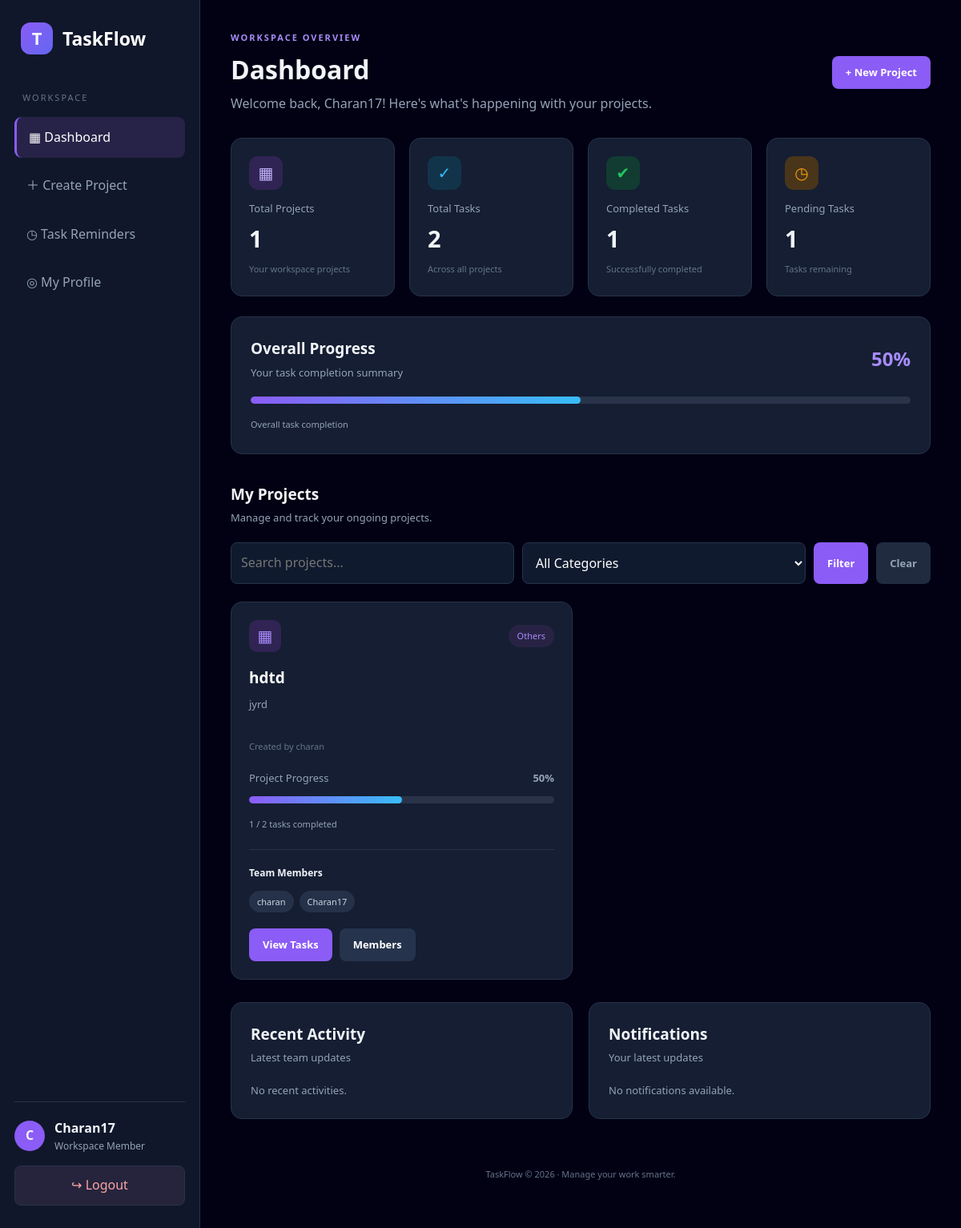
Screenshot of / (signed in) with the database file from the repository.
### core/models.py (models this page shows, shortened)
class Project(models.Model):
    name = models.CharField(max_length=200)
    description = models.TextField()
    created_by = models.ForeignKey(
        User,
        on_delete=models.CASCADE,
        related_name='created_projects'
    )
    members = models.ManyToManyField(
        User,
        related_name='joined_projects',
        blank=True
    )
    created_at = models.DateTimeField(auto_now_add=True)
    CATEGORY_CHOICES = [
    ('Development', 'Development'),
    ('Design', 'Design'),
    ('Research', 'Research'),
    ('Education', 'Education'),
    ('Business', 'Business'),
    ('Others', 'Others'),
    ]
    category = models.CharField(
    max_length=20,
    choices=CATEGORY_CHOICES,
    default='Others'
    )

### core/views.py (the view)
# urls.py: path('', views.dashboard, name='dashboard'),
@login_required
def dashboard(request):
    projects = Project.objects.filter(
        members=request.user
    ).distinct()
    search = request.GET.get('search', '').strip()
    if search:
        projects = projects.filter(name__icontains=search)
    category = request.GET.get('category', '')
    if category:
        projects = projects.filter(category=category)
    total_projects = projects.count()
    all_tasks = Task.objects.filter(project__in=projects)
    total_tasks = all_tasks.count()
    completed_tasks = all_tasks.filter(status='Completed').count()
    pending_tasks = total_tasks - completed_tasks
    progress = (
        int((completed_tasks / total_tasks) * 100)
        if total_tasks > 0 else 0
    )
    project_data = []
    for project in projects:
        tasks = project.tasks.all()
        total = tasks.count()
        completed = tasks.filter(status='Completed').count()
        percentage = (
            int((completed / total) * 100)
            if total > 0 else 0
        )
        project_data.append({
            'project': project,
            'total': total,
            'completed': completed,
            'percentage': percentage
        })
    activities = Activity.objects.filter(
        project__in=projects
    ).select_related(
        'user', 'project'
    ).order_by('-created_at')[:10]
    notifications = Notification.objects.filter(
        recipient=request.user
    ).order_by('-created_at')[:10]
    return render(request, 'core/dashboard.html', {
        'projects': projects,
        'total_projects': total_projects,
        'total_tasks': total_tasks,
        'completed_tasks': completed_tasks,
        'pending_tasks': pending_tasks,
        'progress': progress,
        'project_data': project_data,
        'activities': activities,
        'notifications': notifications,
        'search': search,
        'category': category,
        'categories': Project.CATEGORY_CHOICES,
    })

### core/templates/core/dashboard.html (shortened to what this page needs)
{% load static %}
<!DOCTYPE html>
<html lang="en">
<head>
    <link rel="stylesheet" href="{% static 'core/style.css' %}">
</head>
<body>
<div class="app-layout">
    <aside class="sidebar">
        <div class="brand">
            <span class="brand-icon">T</span>
            <h2>TaskFlow</h2>
        </div>
        <p class="nav-label">WORKSPACE</p>
        <nav class="sidebar-nav">
            <a href="{% url 'dashboard' %}" class="active">▦ Dashboard</a>
            <a href="{% url 'create_project' %}">＋ Create Project</a>
            <a href="{% url 'task_reminders' %}">◷ Task Reminders</a>
            <a href="{% url 'profile' %}">◎ My Profile</a>
        </nav>
        <div class="sidebar-bottom">
            <div class="user-mini">
                <div class="avatar">{{ request.user.username|first|upper }}</div>
                <div>
                    <strong>{{ request.user.username }}</strong>
                    <small>Workspace Member</small>
                </div>
            </div>
            <form method="POST" action="{% url 'logout' %}">
                <button class="logout-btn" type="submit">↪ Logout</button>
            </form>
        </div>
    </aside>
    <main class="main-content">
        <header class="topbar">
            <div>
                <p class="eyebrow">WORKSPACE OVERVIEW</p>
                <h1>Dashboard</h1>
                <p class="welcome-text">
                    Welcome back, {{ request.user.username }}!
                    Here's what's happening with your projects.
                </p>
            </div>
            <a href="{% url 'create_project' %}" class="primary-btn">
                + New Project
            </a>
        </header>
        <section class="stats-container">
            <div class="stat-card">
                <div class="stat-icon purple">▦</div>
                <p>Total Projects</p>
                <h2>{{ total_projects|default:projects.count }}</h2>
                <small>Your workspace projects</small>
            </div>
            <div class="stat-card">
                <div class="stat-icon blue">✓</div>
                <p>Total Tasks</p>
                <h2>{{ total_tasks|default:0 }}</h2>
                <small>Across all projects</small>
            </div>
            <div class="stat-card">
                <div class="stat-icon green">✔</div>
                <p>Completed Tasks</p>
                <h2>{{ completed_tasks|default:0 }}</h2>
                <small>Successfully completed</small>
            </div>
            <div class="stat-card">
                <div class="stat-icon orange">◷</div>
                <p>Pending Tasks</p>
                <h2>{{ pending_tasks|default:0 }}</h2>
                <small>Tasks remaining</small>
            </div>
        </section>
        <section class="panel overall-panel">
            <div class="section-title">
                <div>
                    <h2>Overall Progress</h2>
                    <p>Your task completion summary</p>
                </div>
                <strong class="percentage">{{ progress|default:0 }}%</strong>
            </div>
            <div class="progress-container">
                <div class="progress-bar"
     data-progress="{{ progress|default:0 }}">
</div>
            </div>
            <small>Overall task completion</small>
        </section>
        <section class="projects-section">
            <div class="section-title">
                <div>
                    <h2>My Projects</h2>
                    <p>Manage and track your ongoing projects.</p>
                </div>
            </div>
            <form method="GET" class="filter-form">
                <input
                    type="text"
                    name="search"
                    placeholder="Search projects..."
                    value="{{ search }}"
                >
                <select name="category">
                    <option value="">All Categories</option>
                </select>
                <button type="submit" class="filter-btn">Filter</button>
                <a href="{% url 'dashboard' %}" class="clear-btn">Clear</a>
            </form>
            <div class="project-grid">
                {% for project in projects %}
                <article class="project-card">
                    <div class="project-card-top">
                        <span class="project-icon">▦</span>
                        <span class="category-badge">
                            {{ project.category }}
                        </span>
                    </div>
                    <h3>{{ project.name }}</h3>
                    <p class="project-description">
                        {{ project.description }}
                    </p>
                    <small class="created-by">
                        Created by {{ project.created_by.username }}
                    </small>
                    {% for item in project_data %}
                        {% if item.project.id == project.id %}
                        <div class="project-progress">
                            <div class="progress-info">
                                <span>Project Progress</span>
                                <strong>{{ item.percentage }}%</strong>
                            </div>
                            <div class="progress-container">
                                <div class="progress-bar"
     data-progress="{{ item.percentage }}">
</div>
                            </div>
                            <small>
                                {{ item.completed }} / {{ item.total }}
                                tasks completed
                            </small>
                        </div>
                        {% endif %}
                    {% endfor %}
                    <div class="team-section">
                        <strong>Team Members</strong>
                        <div class="team-list">
                            {% for member in project.members.all %}
                                <span class="member-chip">
                                    {{ member.username }}
                                </span>
                            {% empty %}
                                <small>No team members yet.</small>
                            {% endfor %}
                        </div>
                    </div>
                    <div class="project-actions">
                        <a href="{% url 'project_tasks' project.id %}"
                           class="primary-btn">View Tasks</a>
                        <a href="{% url 'manage_members' project.id %}"
                           class="secondary-btn">Members</a>
                    </div>
                </article>
                {% endfor %}
            </div>
        </section>
        <div class="bottom-grid">
            <section class="panel">
                <div class="section-title">
                    <div>
                        <h2>Recent Activity</h2>
                        <p>Latest team updates</p>
                    </div>
                </div>
                {% for activity in activities %}
                <div class="activity-card">
                    <div class="activity-dot"></div>
                    <div>
                        <p>
                            <strong>{{ activity.user.username }}</strong>
                            {{ activity.message }}
                        </p>
                        <small>{{ activity.project.name }}</small>
                        <small>
                            {{ activity.created_at|date:"d M Y, h:i A" }}
                        </small>
                    </div>
                </div>
                {% empty %}
                    <p class="empty-text">No recent activities.</p>
                {% endfor %}
            </section>
            <section class="panel">
                <div class="section-title">
                    <div>
                        <h2>Notifications</h2>
                        <p>Your latest updates</p>
                    </div>
                </div>
                {% for notification in notifications %}
                <div class="notification-card">
                    <p>{{ notification.message }}</p>
                    <small>
                        {{ notification.created_at|date:"d M Y, h:i A" }}
                    </small>
                    {% if not notification.is_read %}
                        <span class="unread-label">NEW</span>
                        <form method="POST"
                              action="{% url 'mark_notification_read' notification.id %}">
                            {% csrf_token %}
                            <button type="submit" class="read-btn">
                                Mark as Read
                            </button>
                        </form>
                    {% else %}
                        <small class="read-label">Read</small>
                    {% endif %}
                </div>
                {% empty %}
                    <p class="empty-text">No notifications available.</p>
                {% endfor %}
            </section>
        </div>
        <footer class="footer">
            TaskFlow © 2026 · Manage your work smarter.
        </footer>
    </main>
</div>
</body>
</html>

### rows the page displays
Project: category "Others", name "hdtd", description "jyrd", created_by.username "charan", percentage "50", completed "1", total "2"

### other values shown
{{ request.user.username|first|upper }} "C"
{{ request.user.username }} "Charan17"
{{ total_projects|default:projects.count }} "1"
{{ total_tasks|default:0 }} "2"
{{ completed_tasks|default:0 }} "1"
{{ pending_tasks|default:0 }} "1"
{{ progress|default:0 }} "50"
{{ member.username }} "charan"
{{ member.username }} "Charan17"
